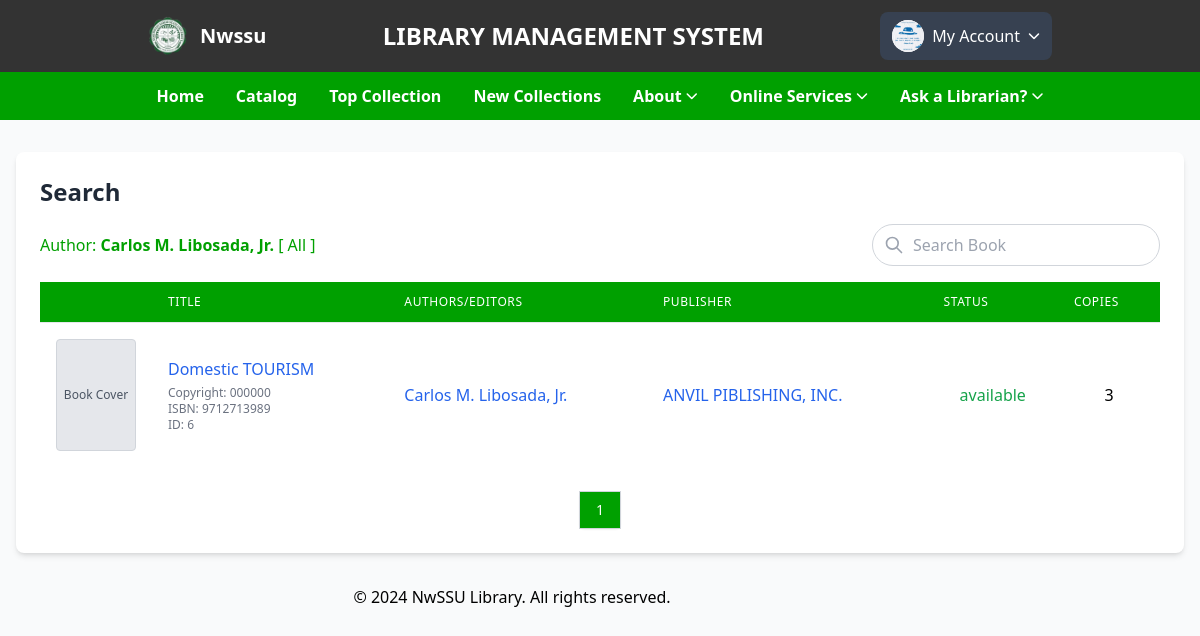
Page /student/selected_author.php?author=Carlos+M.+Libosada,+Jr. (signed in) on the committed database.
### tables this page shows
CREATE TABLE `books` (
  `id` int(100) NOT NULL,
  `material_type` varchar(250) NOT NULL,
  `sub_type` varchar(250) NOT NULL,
  `category` varchar(250) NOT NULL,
  `title` varchar(500) NOT NULL,
  `author` varchar(500) NOT NULL,
  `publisher` varchar(500) NOT NULL,
  `status` varchar(100) NOT NULL,
  `subject` varchar(250) NOT NULL,
  `content` varchar(5000) NOT NULL,
  `summary` varchar(5000) NOT NULL,
  `issn` varchar(250) NOT NULL,
  `call_no` varchar(250) NOT NULL,
  `ISBN` varchar(250) NOT NULL,
  `copyright` varchar(250) NOT NULL,
  `page_number` int(250) NOT NULL,
  `edition` varchar(250) NOT NULL,
  `copies` int(250) NOT NULL,
  `date_acquired` varchar(250) NOT NULL,
  `books_image` varchar(400) DEFAULT NULL,
  `catalog_date` varchar(50) NOT NULL
);

### student/selected_author.php (the view, shortened to what this page needs)
<?php
include '../student/side_navbars.php';
try {
    $conn = new PDO("mysql:host=$db_host;dbname=$db_name", $user_name, $user_password);
    $conn->setAttribute(PDO::ATTR_ERRMODE, PDO::ERRMODE_EXCEPTION);
} catch (PDOException $e) {
    die("Connection failed: " . $e->getMessage());
}
$page = isset($_GET['page']) ? (int)$_GET['page'] : 1;
$books_per_page = 10;
$offset = ($page - 1) * $books_per_page;
$selected_author = isset($_GET['author']) ? $_GET['author'] : '';
$query = $conn->prepare("SELECT * FROM books WHERE author = :author ORDER BY title ASC LIMIT :offset, :limit");
$query->bindValue(':author', $selected_author, PDO::PARAM_STR);
$query->bindValue(':offset', $offset, PDO::PARAM_INT);
$query->bindValue(':limit', $books_per_page, PDO::PARAM_INT);
$query->execute();
$books = $query->fetchAll(PDO::FETCH_ASSOC);
$total_books_query = $conn->prepare("SELECT COUNT(*) FROM books WHERE author = :author");
$total_books_query->bindValue(':author', $selected_author, PDO::PARAM_STR);
$total_books_query->execute();
$total_books = $total_books_query->fetchColumn();
$total_pages = ceil($total_books / $books_per_page);
?>
<!DOCTYPE html>
<html lang="en">
<head>
    <script src="https://cdn.tailwindcss.com"></script>
</head>
<body>
    <div class="container mx-auto px-4 py-8 max-w-7xl">
        <div class="bg-white rounded-lg shadow-md">
            <div class="p-6">
                <div class="flex justify-between items-center mb-4">
                    <h2 class="text-2xl font-bold text-gray-800">Search</h2>
                </div>
                <?php if ($selected_author): ?>
                    <div class="flex flex-col md:flex-row justify-between items-start md:items-center mb-4 text-primary">
                        <span class="mb-2 md:mb-0">
                            Author: <strong><?php echo htmlspecialchars($selected_author); ?></strong>
                            [ <a href="../student/category_books.php" class="hover:underline">All</a> ]
                        </span>
                        <div class="relative w-full md:w-auto">
                            <svg xmlns="http://www.w3.org/2000/svg" class="h-5 w-5 absolute left-3 top-1/2 transform -translate-y-1/2 text-gray-400" fill="none" viewBox="0 0 24 24" stroke="currentColor">
                                <path stroke-linecap="round" stroke-linejoin="round" stroke-width="2" d="M21 21l-6-6m2-5a7 7 0 11-14 0 7 7 0 0114 0z" />
                            </svg>
                            <input type="text" id="searchInput" placeholder="Search Book"
                                class="pl-10 pr-4 py-2 w-full md:w-72 rounded-full border border-gray-300 focus:outline-none focus:ring-2 focus:ring-primary focus:border-transparent"
                                onkeyup="searchBooks()">
                        </div>
                    </div>
                <?php endif; ?>
                <div class="overflow-x-auto hidden md:block">
                    <table class="min-w-full divide-y divide-gray-200">
                        <thead>
                            <tr>
                                <th class="px-4 py-3 bg-primary text-white text-left text-xs font-medium uppercase tracking-wider w-24"></th>
                                <th class="px-4 py-3 bg-primary text-white text-left text-xs font-medium uppercase tracking-wider">Title</th>
                                <th class="px-4 py-3 bg-primary text-white text-left text-xs font-medium uppercase tracking-wider">Authors/Editors</th>
                                <th class="px-4 py-3 bg-primary text-white text-left text-xs font-medium uppercase tracking-wider">Publisher</th>
                                <th class="px-4 py-3 bg-primary text-white text-left text-xs font-medium uppercase tracking-wider">Status</th>
                                <th class="px-4 py-3 bg-primary text-white text-left text-xs font-medium uppercase tracking-wider">Copies</th>
                            </tr>
                        </thead>
                        <tbody class="bg-white divide-y divide-gray-200" id="bookTable">
                            <?php if (empty($books)): ?>
                                <tr>
                                    <td colspan="6" class="px-4 py-4 text-center text-gray-500">No books found</td>
                                </tr>
                            <?php else: ?>
                                <?php foreach ($books as $book): ?>
                                    <tr class="hover:bg-gray-50">
                                        <td class="px-4 py-4 whitespace-nowrap">
                                            <div class="flex justify-center">
                                                <?php if (!empty($book['books_image'])): ?>
                                                    <img src="../uploaded_file/<?php echo htmlspecialchars($book['books_image']); ?>" alt="Book Cover" class="w-20 h-28 object-cover border border-gray-200 rounded">
                                                <?php else: ?>
                                                    <div class="w-20 h-28 flex items-center justify-center bg-gray-200 text-gray-600 text-xs font-medium border border-gray-300 rounded">
                                                        Book Cover
                                                    </div>
                                                <?php endif; ?>
                                            </div>
                                        </td>
                                        <td class="px-4 py-4">
                                            <div class="space-y-1">
                                                <a href="studbook_detail.php?id=<?php echo urlencode($book['id']); ?>" class="text-blue-600 hover:text-blue-800 hover:underline font-medium">
                                                    <?php echo htmlspecialchars($book['title']); ?>
                                                </a>
                                                <div class="text-xs text-gray-500">
                                                    <p>Copyright: <?php echo htmlspecialchars($book['copyright']); ?></p>
                                                    <p>ISBN: <?php echo htmlspecialchars($book['ISBN']); ?></p>
                                                    <p>ID: <?php echo htmlspecialchars($book['id']); ?></p>
                                                </div>
                                            </div>
                                        </td>
                                        <td class="px-4 py-4">
                                            <a href="selected_author.php?author=<?php echo urlencode($book['author']); ?>" class="text-blue-600 hover:text-blue-800 hover:underline">
                                                <?php echo htmlspecialchars($book['author']); ?>
                                            </a>
                                        </td>
                                        <td class="px-4 py-4">
                                            <a href="publisher_browse.php?publisher=<?php echo urlencode($book['publisher']); ?>" class="text-blue-600 hover:text-blue-800 hover:underline">
                                                <?php echo htmlspecialchars($book['publisher']); ?>
                                            </a>
                                        </td>
                                        <td class="px-4 py-4 text-center">
                                            <span class="<?php echo $book['status'] === 'available' ? 'text-green-600' : 'text-red-600'; ?>">
                                                <?php echo htmlspecialchars($book['status']); ?>
                                            </span>
                                        </td>
                                        <td class="px-4 py-4 text-center">
                                            <?php echo htmlspecialchars($book['copies']); ?>
                                        </td>
                                    </tr>
                                <?php endforeach; ?>
                            <?php endif; ?>
                        </tbody>
                    </table>
                </div>
                <div class="flex justify-center mt-6">
                    <nav class="inline-flex rounded-md shadow-sm -space-x-px" aria-label="Pagination">
                        <?php for ($i = 1; $i <= $total_pages; $i++): ?>
                            <a href="?page=<?= $i; ?>&category=<?php echo urlencode($selected_category); ?>"
                                class="<?= ($i === $page) ? 'bg-primary text-white' : 'bg-white text-gray-500 hover:bg-gray-50' ?> relative inline-flex items-center px-4 py-2 border border-gray-300 text-sm font-medium">
                                <?= $i; ?>
                            </a>
                        <?php endfor; ?>
                    </nav>
                </div>
            </div>
        </div>
    </div>
    <footer class="footer">
        <div class="container text-center">
            <span class="text-muted">© 2024 NwSSU Library. All rights reserved.</span>
        </div>
    </footer>
</body>
</html>

### rows in the picture
books: shows "Book Cover", title "Domestic TOURISM", copyright "000000", ISBN "9712713989", id "6", author "Carlos M. Libosada, Jr.", publisher "ANVIL PIBLISHING, INC.", status "available", copies "3"

### other values in the picture
$selected_author "Carlos M. Libosada, Jr."
